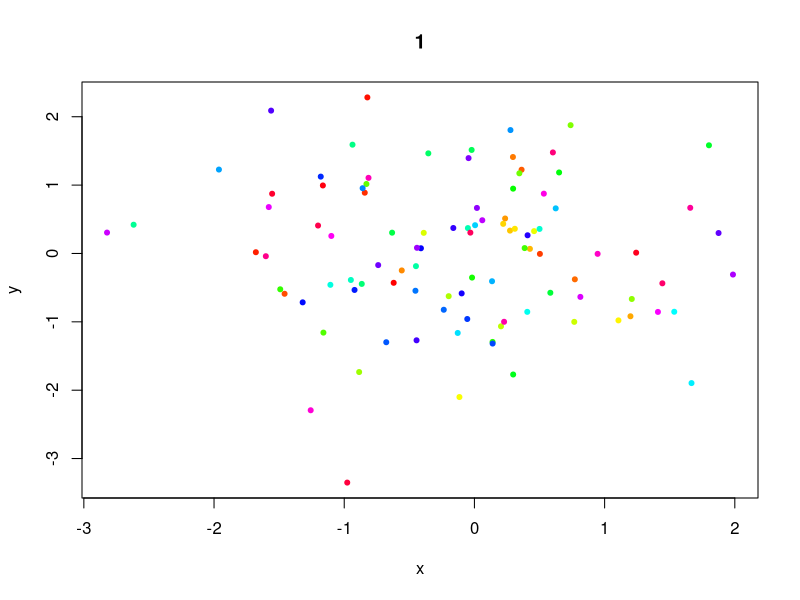
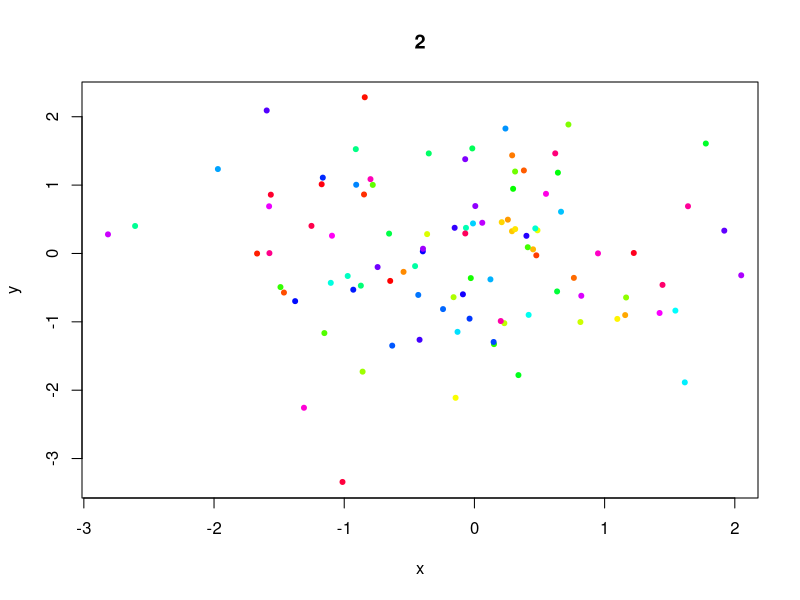
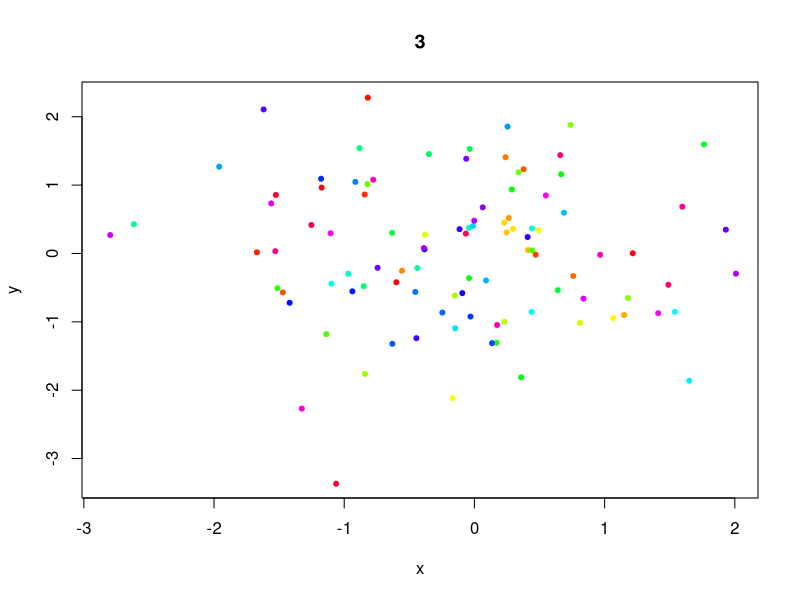
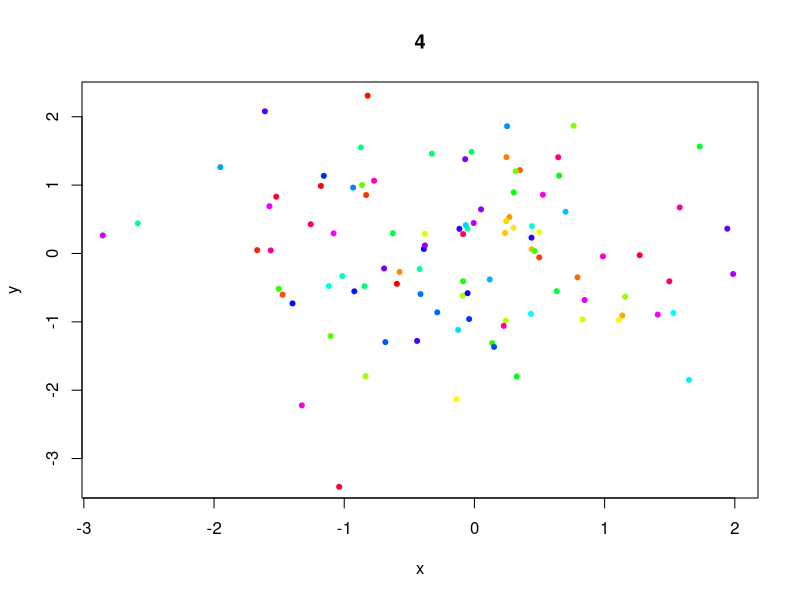
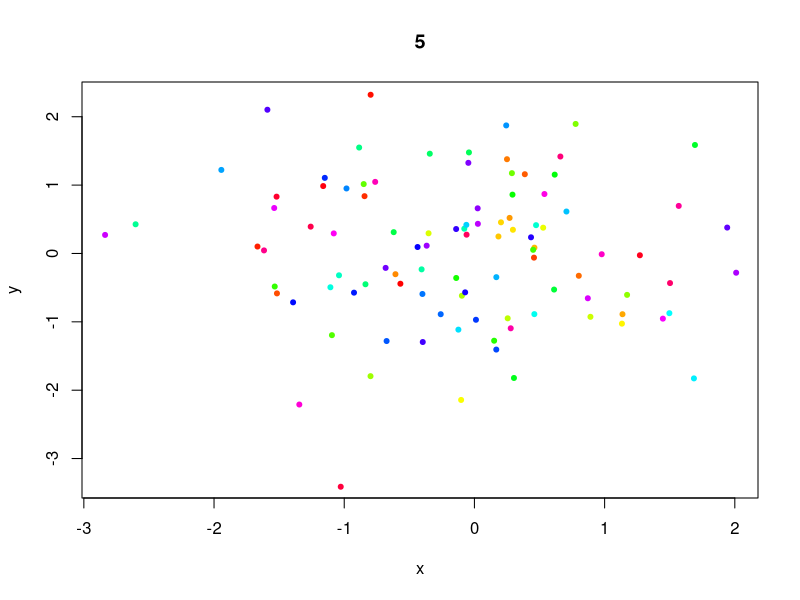
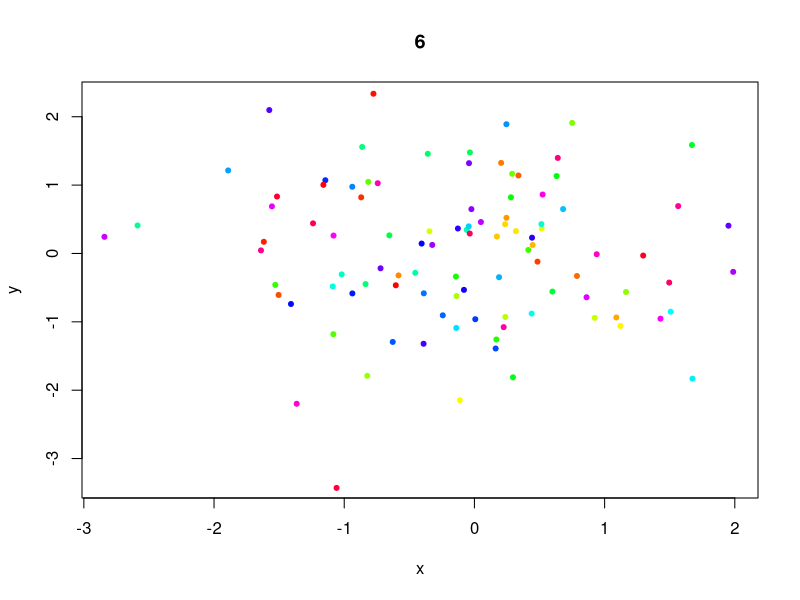
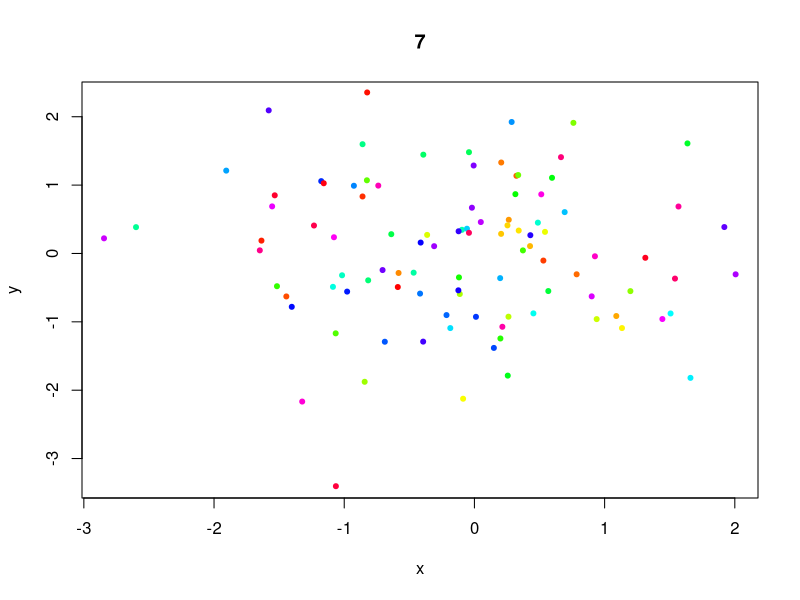
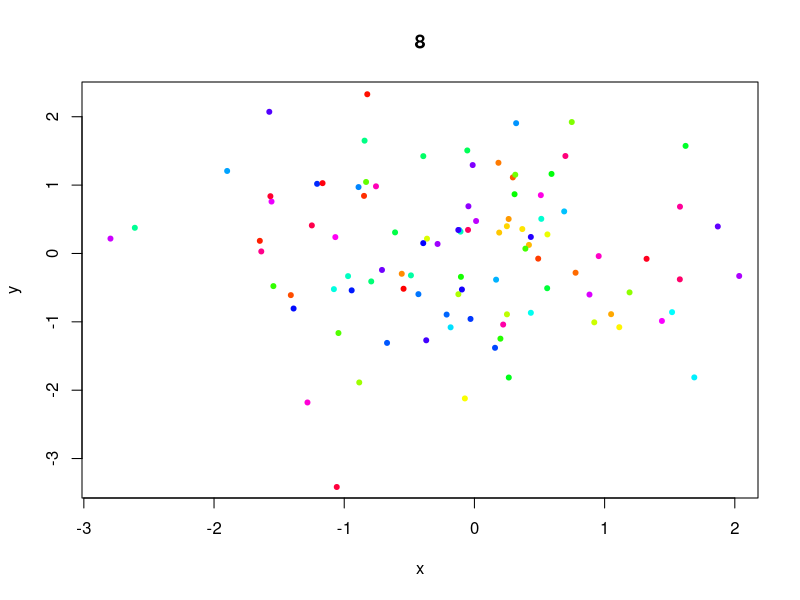

Source code (R) for these figures, in order:
## ---- chunk 1
knitr::opts_knit$set( animation.fun=function (x, options) { knitr:::hook_ffmpeg(x, options, ".mp4") } )
## ---- chunk 2
xy <- data.frame(x=rnorm(100),y=rnorm(100))
xlims <- range(xy$x)
ylims <- range(xy$y)
for (k in 1:100) {
    plot( xy, xlim=xlims, ylim=ylims, main=k, col=rainbow(nrow(xy)), pch=20 )
    xy$x <- xy$x + rnorm(nrow(xy))/40
    xy$y <- xy$y + rnorm(nrow(xy))/40
}
